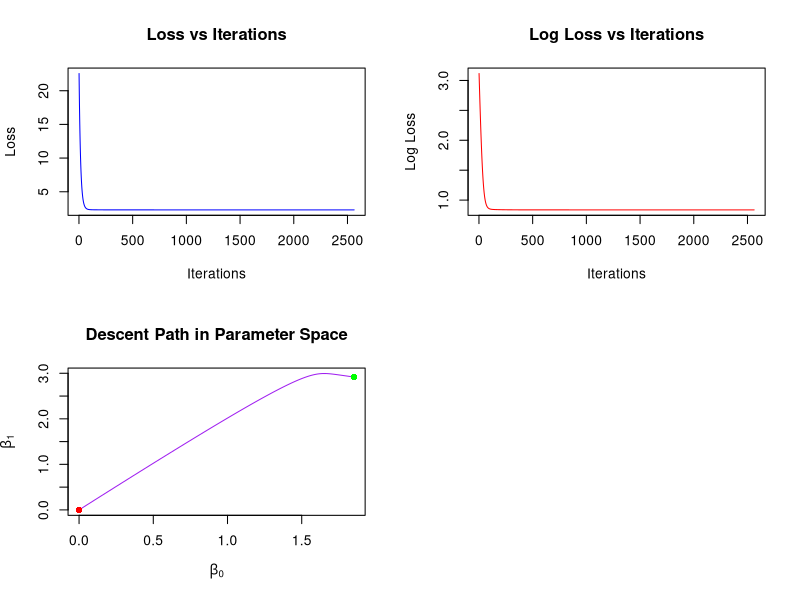

Recreate this plot in R.
set.seed(123) # Set seed for reproducibility

# Generate data as specified
n <- 100
x <- rnorm(n, mean = 1, sd = sqrt(2))
y <- rnorm(n, mean = 2 + 3*x, sd = sqrt(5))

# Create design matrix X with intercept
X <- cbind(1, x)

# Function to calculate the loss (MSE)
calculate_loss <- function(beta, X, y) {
  n <- length(y)
  predictions <- X %*% beta
  return(sum((y - predictions)^2) / (2*n))
}

# Function to calculate the gradient
calculate_gradient <- function(beta, X, y) {
  n <- length(y)
  predictions <- X %*% beta
  return(-(t(X) %*% (y - predictions)) / n)
}

# Function to calculate gradient norm
calculate_gradient_norm <- function(gradient) {
  return(sqrt(sum(gradient^2)))
}

# Gradient Descent implementation
gradient_descent <- function(X, y, beta_init, step_size, threshold, max_iter = 10000) {
  beta <- beta_init
  n_iter <- 0
  loss_history <- numeric(max_iter)
  beta_history <- matrix(0, nrow = max_iter, ncol = length(beta_init))
  gradient_norm_history <- numeric(max_iter)
  
  while (n_iter < max_iter) {
    n_iter <- n_iter + 1
    
    # Calculate current loss
    current_loss <- calculate_loss(beta, X, y)
    loss_history[n_iter] <- current_loss
    
    # Calculate gradient
    gradient <- calculate_gradient(beta, X, y)
    
    # Calculate gradient norm
    gradient_norm <- calculate_gradient_norm(gradient)
    gradient_norm_history[n_iter] <- gradient_norm
    
    # Store current beta values
    beta_history[n_iter, ] <- beta
    
    # Check convergence
    if (gradient_norm < threshold) {
      cat("Converged after", n_iter, "iterations\n")
      break
    }
    
    # Update beta
    beta <- beta - step_size * gradient
  }
  
  if (n_iter == max_iter) {
    cat("Maximum iterations reached without convergence\n")
  }
  
  # Trim history vectors to actual iteration count
  loss_history <- loss_history[1:n_iter]
  beta_history <- beta_history[1:n_iter, , drop = FALSE]
  gradient_norm_history <- gradient_norm_history[1:n_iter]
  
  return(list(
    beta = beta,
    loss_history = loss_history,
    beta_history = beta_history,
    n_iter = n_iter,
    gradient_norm_history = gradient_norm_history
  ))
}

# Set parameters for gradient descent
beta_init <- c(0, 0)
step_size <- 0.01
threshold <- 1e-6
max_iter <- 10000

# Run gradient descent
result <- gradient_descent(X, y, beta_init, step_size, threshold, max_iter)

# Print results
cat("Final beta values:", result$beta, "\n")
cat("Final loss value:", tail(result$loss_history, 1), "\n")
cat("Number of iterations:", result$n_iter, "\n")

# Plot loss vs iterations
par(mfrow = c(2, 2))

# Plot 1: Loss vs Iterations
plot(1:result$n_iter, result$loss_history, type = "l", 
     xlab = "Iterations", ylab = "Loss", 
     main = "Loss vs Iterations", col = "blue")

# Plot 2: Log Loss vs Iterations
plot(1:result$n_iter, log(result$loss_history), type = "l", 
     xlab = "Iterations", ylab = "Log Loss", 
     main = "Log Loss vs Iterations", col = "red")

# Plot 3: Descent Path in Parameter Space
plot(result$beta_history[, 1], result$beta_history[, 2], type = "l", 
     xlab = expression(beta[0]), ylab = expression(beta[1]), 
     main = "Descent Path in Parameter Space", col = "purple")
points(result$beta_history[1, 1], result$beta_history[1, 2], col = "red", pch = 16)  # Starting point
points(result$beta_history[result$n_iter, 1], result$beta_history[result$n_iter, 2], col = "green", pch = 16)  # Ending point